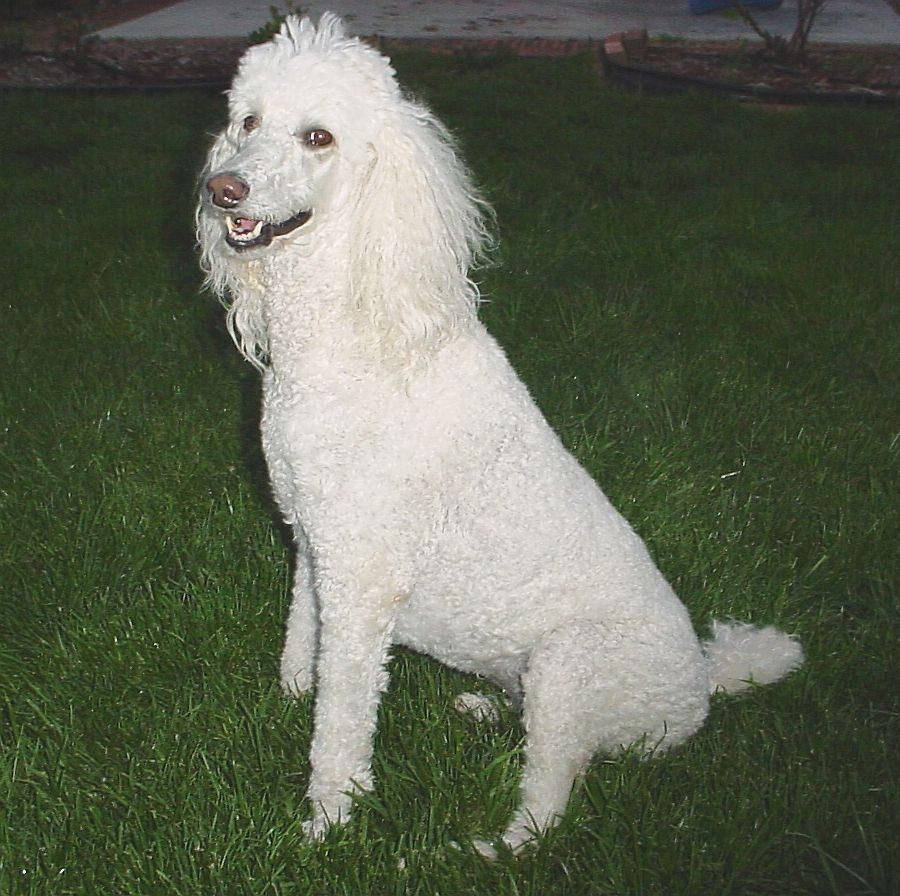
#> input picture pipeline/pood_2.jpg, 900 x 896 px
$ python image2matrix.py pood_2.jpg
#> lines starting #> are read from the running program, lines starting #| are printed output that depends on the picture
#!/usr/local/bin/python3
import sys
import Image
import numpy

if (len(sys.argv) > 1):
  name = sys.argv[1]
  im = Image.open(name)
#> im is the input picture: PIL image 900x896 RGB; mean R, G, B 92.9, 100.2, 82
  if(im.mode != 'L'):
    im = im.convert('L')
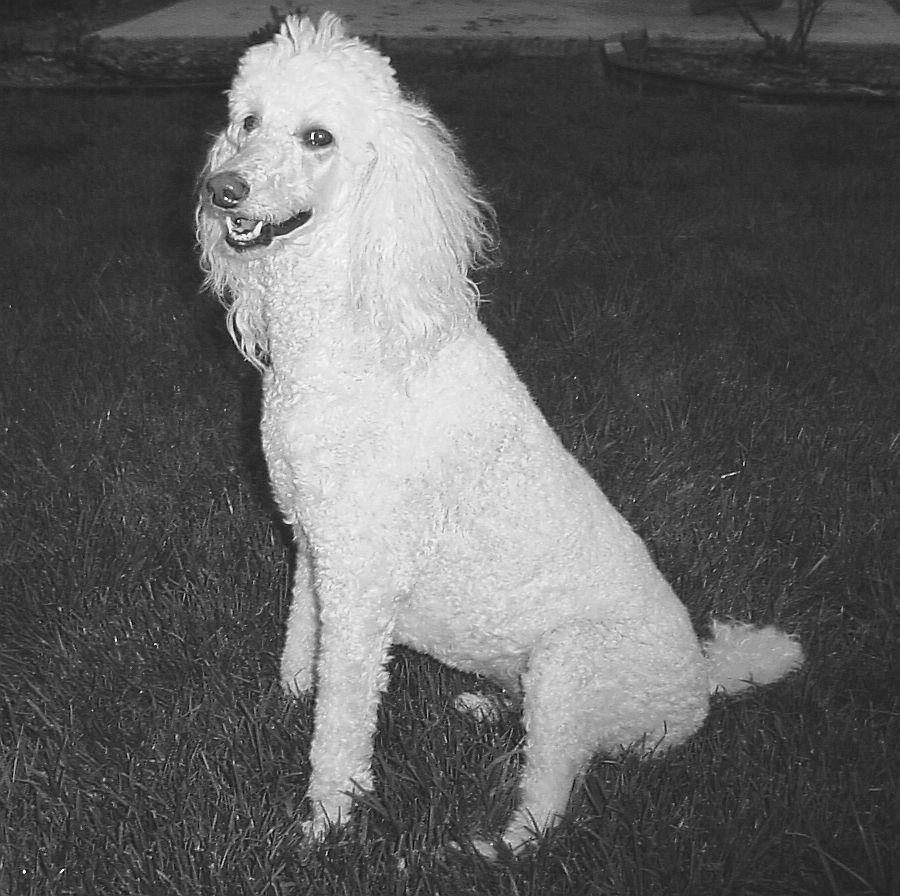
#> im: PIL image 900x896 L; min 3, max 255, mean 95.9
  im.show()
  pixels = numpy.asarray(im)
  numpy.savetxt('matrix', pixels, fmt='%d')
  size = im.size
#> size = (900, 896)
  sizetxt = open('size', 'w')
  sizetxt.write(str(size[0])+'\n')
  sizetxt.write(str(size[1])+'\n')
  sizetxt.close()
